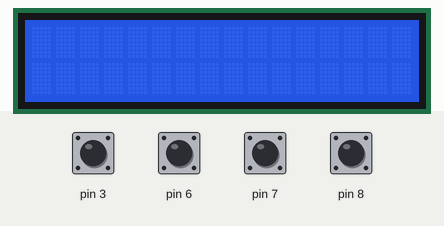
This sketch was run on a simulated Arduino Uno, built with avr-gcc and run on an emulated ATmega328P. On the bench: 16×2 character LCD. Inputs (shaded band) come from the test bench; at power-on: pin 3, pin 6–8 HIGH.

Above: at 1.2 s.
1.3 s: pin 3 pulled LOW for 0.15 s
At 2.3 s:
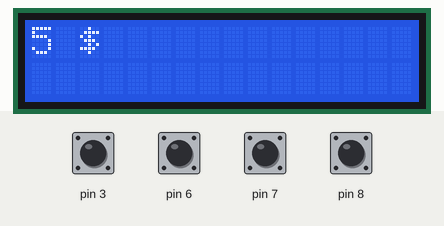
2.9 s: pin 6 pulled LOW for 0.15 s
At 3.6 s:
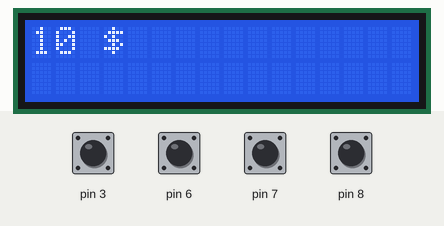
4.5 s: pin 7 pulled LOW for 0.15 s
At 4.8 s:
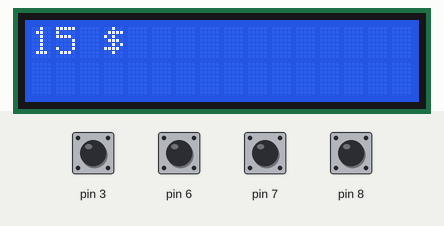
6.1 s: pin 8 pulled LOW for 0.15 s
At 7.2 s:
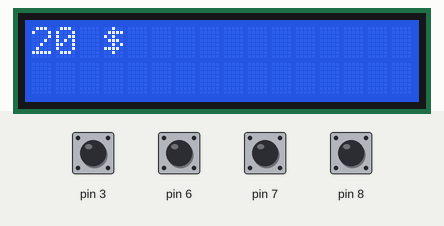
Timing chart, 0 to 8.7 s (numbered marks = the images above; inputs shaded):
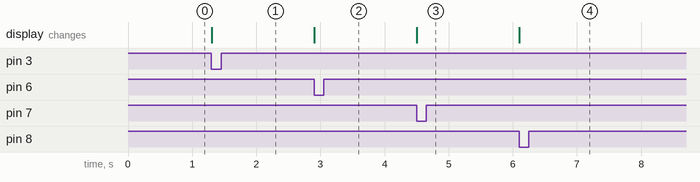

The sketch:

LCD_Switch.ino
```cpp
#include <LiquidCrystal.h>

// Set the LCD address to 0x27 for a 16 chars and 2 line display
LiquidCrystal lcd(4, 2, 12, 11, 10, 9);

void setup()
{
    // initialize the LCD
    lcd.begin(16, 2);

    // 스위치 핀 초기화
    pinMode(3, INPUT_PULLUP);
    pinMode(6, INPUT_PULLUP);
    pinMode(7, INPUT_PULLUP);
    pinMode(8, INPUT_PULLUP);
}

/************* 이 아래는 건들 필요 X *******************/
void loop()
{
  int swt1 = digitalRead(3);
    int swt2 = digitalRead(6);
    int swt3 = digitalRead(7);
    int swt4 = digitalRead(8);

    // 0 이 버튼 눌린거
    if(swt1 == 0)
    {
      lcd.clear();
      lcd.print("5 $");
    }

    if(swt2 == 0)
    {
      lcd.clear();
      lcd.print("10 $");
    }

    if(swt3 == 0)
    {
      lcd.clear();
      lcd.print("15 $");
    }

    if(swt4 == 0)
    {
      lcd.clear();
      lcd.print("20 $");
    }
}
```

Measured:
- after the input at 1.3 s, the display: changes at once (image 1)
- after the input at 2.9 s, the display: changes at once (image 2)
- after the input at 4.5 s, the display: changes at once (image 3)
- after the input at 6.1 s, the display: changes at once (image 4)
